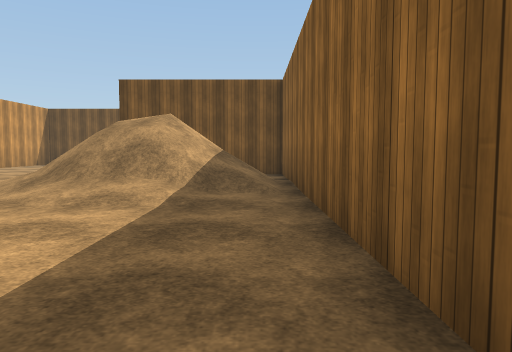
[1] (above)

24 first-person views from a walk through a 3-D level made in the Unity game engine. The camera is 1.2 m above the floor, tilts 4° down and sees 70° across. The floor is counted in squares, 2 m on a side. Each view is taken from the middle of a square. On the plan, view 1 faces up. The plan holds only what a view shows up to about 10 squares ahead; the rest is blank. The place goes on beyond the plan. The player is left out. Surface patterns are stand-ins for the level's own textures.

[2]
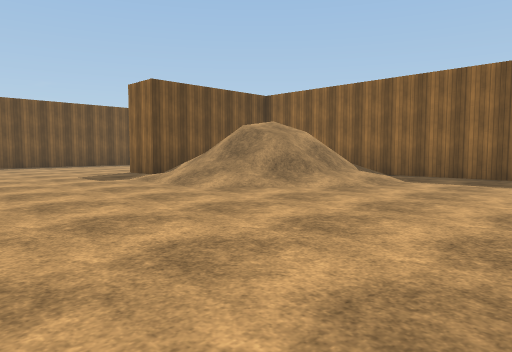

[3]
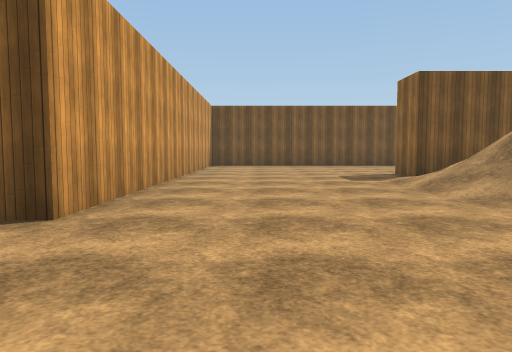

[4]
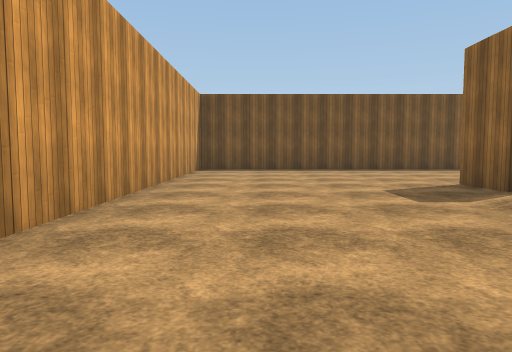

[5]
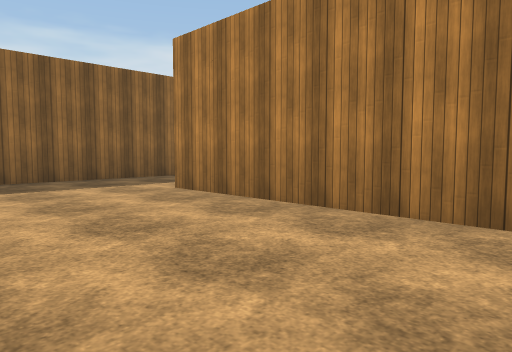

[6]
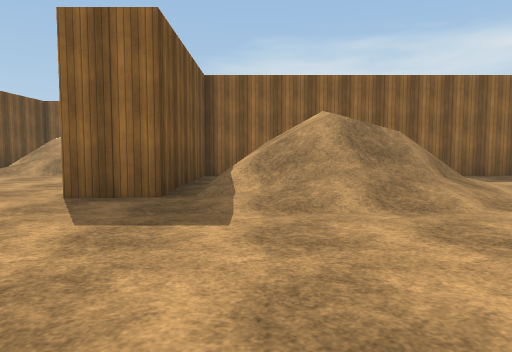

[7]
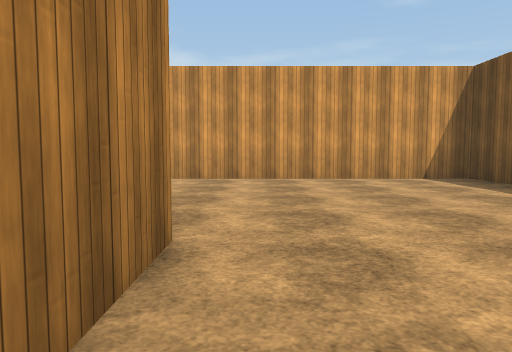

[8]
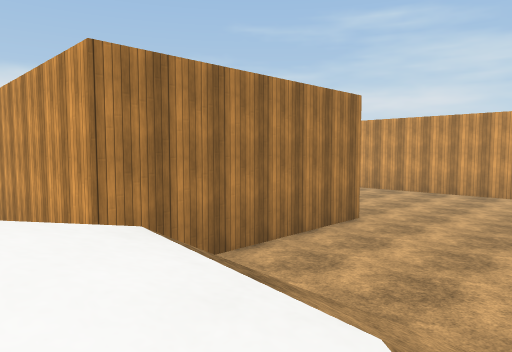

[9]
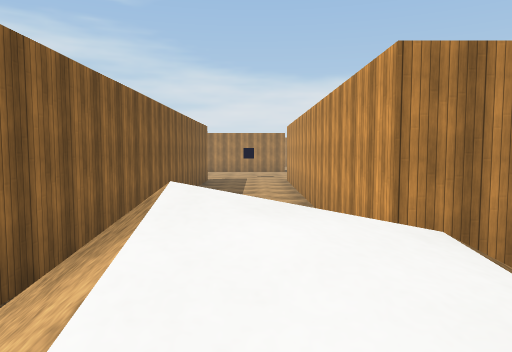

[10]
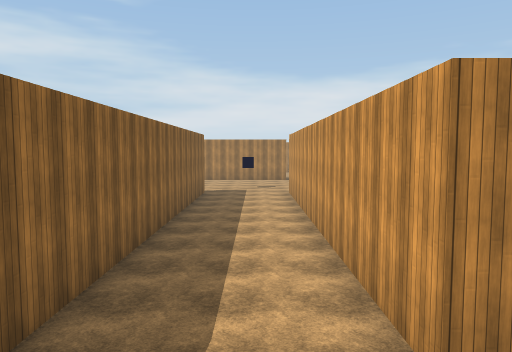

[11]
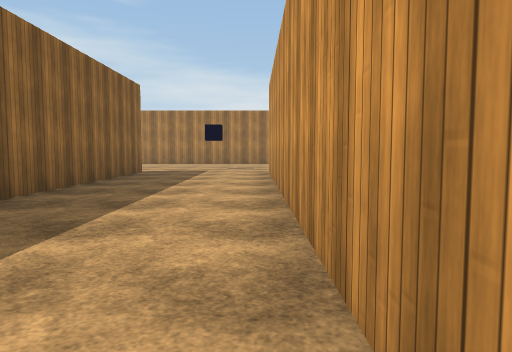

[12]
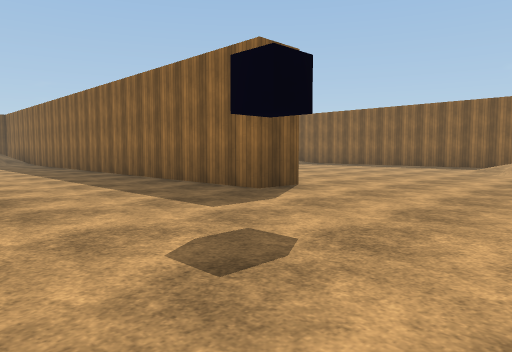

[13]
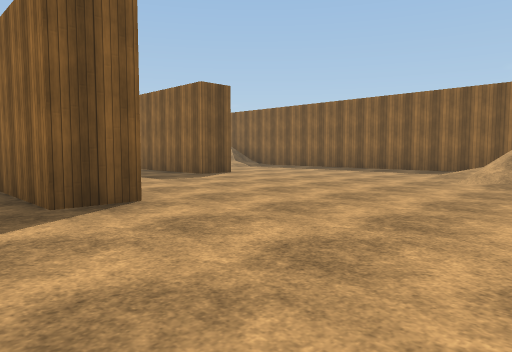

[14]
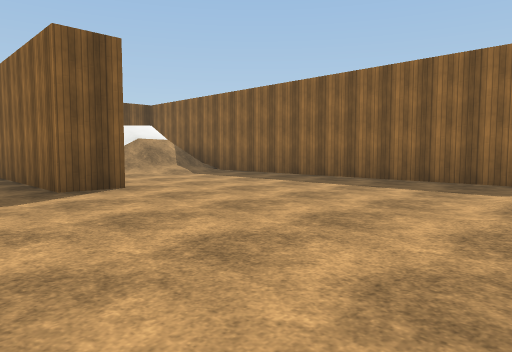

[15]
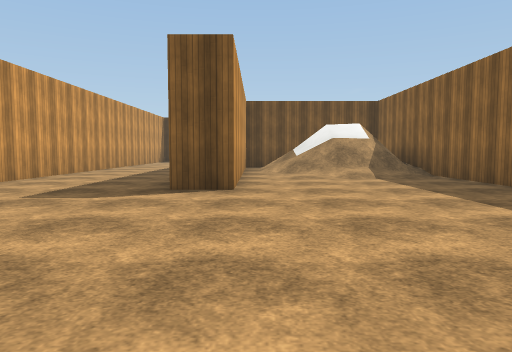

[16]
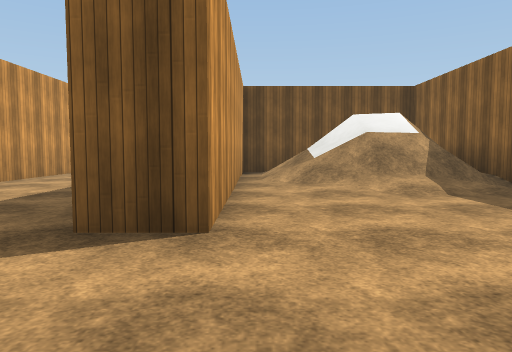

[17]
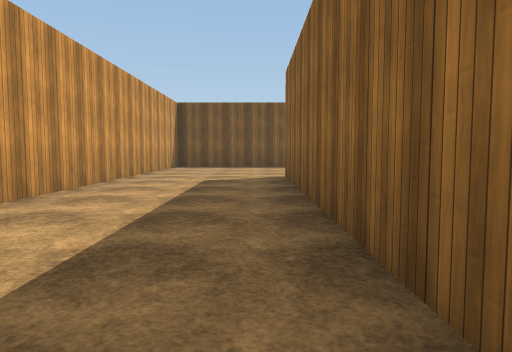

[18]
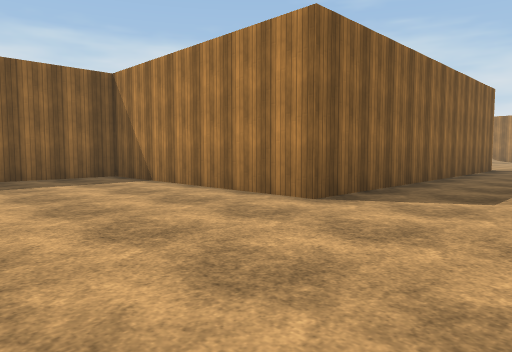

[19]
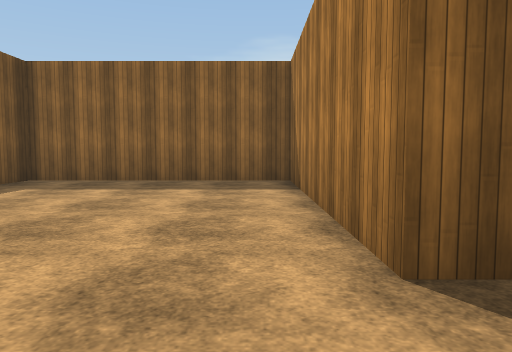

[20]
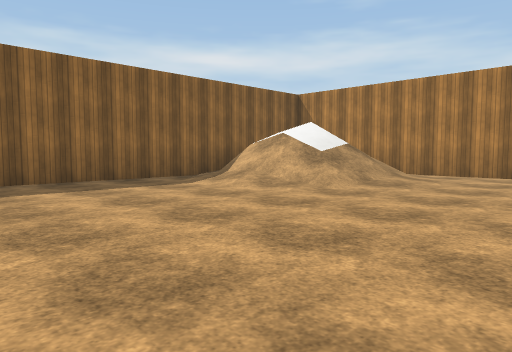

[21]
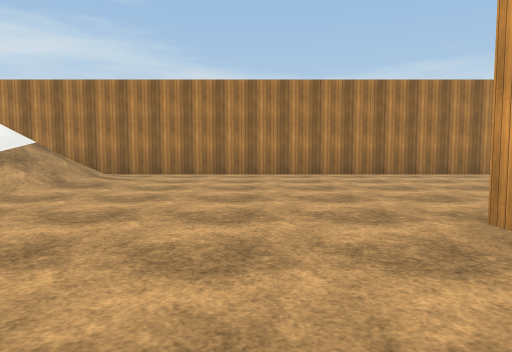

[22]
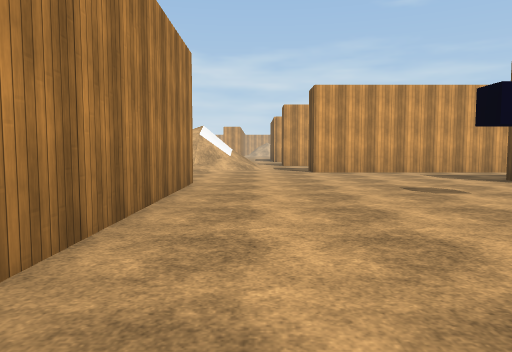

[23]
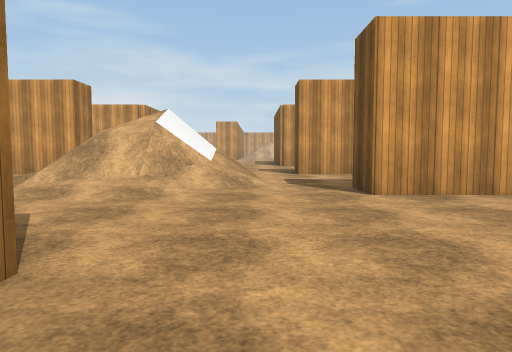

[24]
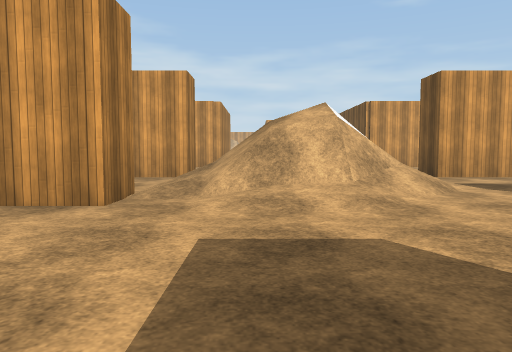

### Floor plan
Key: @ floor where view 1 was taken; # wall or solid block; . floor; / step, stairs or slope.
Columns run from 9 left of view 1 to 16 right of it. Each row starts with its distance up from view 1.
 14 #....... .///   .... ....#
 13 #.........///   .........#
 12 #.........     #.........#
 11 #.........    ##.........#
 10 #.....#####...##...#######
  9 #.........#...##...##
  8 #..../// /#...##...#/   /#
  7 #..../////#...##...#/// /#
  6 #..../////#...##...#/////#
  5 #.....////#...##...#.////#
  4 #......//.#...##...#..//.#
  3 ..........#...##...#.....#
  2  .........#...# ...#.....#
  1  .........#...# .........#
  0    #####.@#...# .........#
 -1        #..#...# .........#
 -2        #......##.........#
 -3        #............../..#
 -4    #   #............/////#
 -5   ##..##............/////#
 -6   ................../// /#
 -7   .////.............//
 -8     ///....#############
 -9      ///...
-10      ///....
-11      //....
-12   ##..##..
-13    #   #

Positions as (right, up) in squares from view 1, and headings:
1: (0, 0), facing up
2: (-8, 1), facing up-right
3: (-7, 1), facing up
4: (-7, 4), facing up
5: (-7, 4), facing down-right
6: (-8, 8), facing right
7: (-1, 11), facing left
8: (3, 14), facing down-left
9: (3, 14), facing down
10: (3, 13), facing down
11: (2, 8), facing down
12: (1, -6), facing up-right
13: (4, -6), facing up-right
14: (8, -4), facing up-right
15: (11, -4), facing up
16: (11, -1), facing up
17: (9, 2), facing up
18: (7, 14), facing down-right
19: (8, 11), facing right
20: (8, 1), facing down-right
21: (8, 1), facing down
22: (8, -7), facing left
23: (3, -7), facing left
24: (2, -10), facing left
